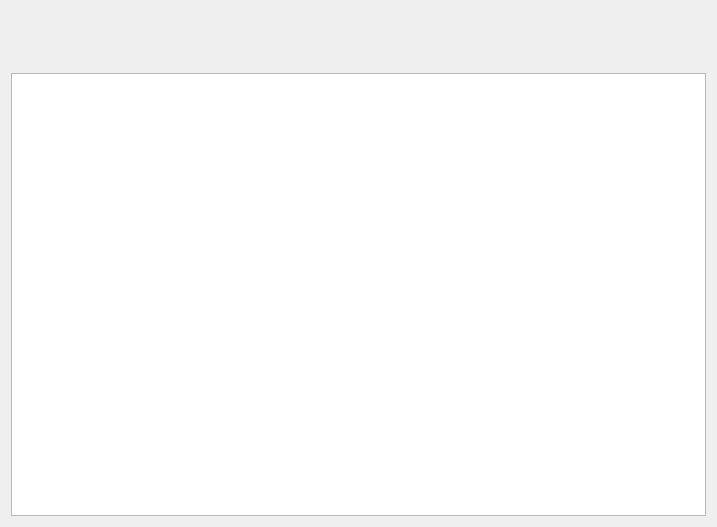
<?xml version="1.0" encoding="UTF-8"?>
<ui version="4.0">
 <class>Subnet1V4PoolDialog</class>
 <widget class="QDialog" name="Subnet1V4PoolDialog">
  <property name="geometry">
   <rect>
    <x>0</x>
    <y>0</y>
    <width>717</width>
    <height>527</height>
   </rect>
  </property>
  <property name="minimumSize">
   <size>
    <width>700</width>
    <height>500</height>
   </size>
  </property>
  <property name="font">
   <font>
    <family>Tahoma</family>
    <pointsize>10</pointsize>
   </font>
  </property>
  <property name="windowTitle">
   <string>IPv4 Subnet Pool 1</string>
  </property>
  <property name="windowIcon">
   <iconset resource="../../../../../image.qrc">
    <normaloff>:/Image/network.png</normaloff>:/Image/network.png</iconset>
  </property>
  <layout class="QVBoxLayout" name="verticalLayout_2">
   <item>
    <layout class="QHBoxLayout" name="horizontalLayout_3">
     <item>
      <widget class="QLabel" name="pix">
       <property name="minimumSize">
        <size>
         <width>48</width>
         <height>48</height>
        </size>
       </property>
       <property name="maximumSize">
        <size>
         <width>48</width>
         <height>48</height>
        </size>
       </property>
       <property name="font">
        <font>
         <family>Tahoma</family>
         <pointsize>10</pointsize>
        </font>
       </property>
       <property name="text">
        <string/>
       </property>
       <property name="pixmap">
        <pixmap resource="../../../../../image.qrc">:/Image/subnet.png</pixmap>
       </property>
       <property name="scaledContents">
        <bool>true</bool>
       </property>
      </widget>
     </item>
     <item>
      <layout class="QVBoxLayout" name="verticalLayout">
       <item>
        <layout class="QHBoxLayout" name="horizontalLayout_2">
         <item>
          <widget class="QLabel" name="netLbl">
           <property name="sizePolicy">
            <sizepolicy hsizetype="Expanding" vsizetype="Preferred">
             <horstretch>0</horstretch>
             <verstretch>0</verstretch>
            </sizepolicy>
           </property>
           <property name="minimumSize">
            <size>
             <width>400</width>
             <height>25</height>
            </size>
           </property>
           <property name="maximumSize">
            <size>
             <width>8000</width>
             <height>25</height>
            </size>
           </property>
           <property name="font">
            <font>
             <family>Tahoma</family>
             <pointsize>10</pointsize>
             <weight>75</weight>
             <bold>true</bold>
            </font>
           </property>
           <property name="autoFillBackground">
            <bool>false</bool>
           </property>
           <property name="styleSheet">
            <string notr="true">color: rgb(85, 0, 127);</string>
           </property>
           <property name="text">
            <string/>
           </property>
           <property name="alignment">
            <set>Qt::AlignCenter</set>
           </property>
           <property name="wordWrap">
            <bool>true</bool>
           </property>
          </widget>
         </item>
        </layout>
       </item>
       <item>
        <layout class="QHBoxLayout" name="horizontalLayout">
         <item>
          <widget class="QLabel" name="descLbl">
           <property name="sizePolicy">
            <sizepolicy hsizetype="Expanding" vsizetype="Preferred">
             <horstretch>0</horstretch>
             <verstretch>0</verstretch>
            </sizepolicy>
           </property>
           <property name="minimumSize">
            <size>
             <width>500</width>
             <height>25</height>
            </size>
           </property>
           <property name="maximumSize">
            <size>
             <width>8000</width>
             <height>25</height>
            </size>
           </property>
           <property name="font">
            <font>
             <family>Tahoma</family>
             <pointsize>10</pointsize>
             <weight>75</weight>
             <bold>true</bold>
            </font>
           </property>
           <property name="autoFillBackground">
            <bool>false</bool>
           </property>
           <property name="styleSheet">
            <string notr="true">color: rgb(0, 0, 127);</string>
           </property>
           <property name="text">
            <string/>
           </property>
           <property name="alignment">
            <set>Qt::AlignCenter</set>
           </property>
           <property name="wordWrap">
            <bool>true</bool>
           </property>
          </widget>
         </item>
        </layout>
       </item>
      </layout>
     </item>
    </layout>
   </item>
   <item>
    <widget class="QTableView" name="ipTV">
     <property name="font">
      <font>
       <family>Tahoma</family>
       <pointsize>11</pointsize>
      </font>
     </property>
     <property name="alternatingRowColors">
      <bool>true</bool>
     </property>
     <property name="selectionMode">
      <enum>QAbstractItemView::SingleSelection</enum>
     </property>
     <property name="selectionBehavior">
      <enum>QAbstractItemView::SelectRows</enum>
     </property>
    </widget>
   </item>
  </layout>
  <action name="actionNetwork_Assignment">
   <property name="icon">
    <iconset resource="../../../../../image.qrc">
     <normaloff>:/Image/connection.png</normaloff>:/Image/connection.png</iconset>
   </property>
   <property name="text">
    <string>Assign Network</string>
   </property>
   <property name="toolTip">
    <string>network Assignment</string>
   </property>
  </action>
  <action name="actionNetwork_Release">
   <property name="icon">
    <iconset resource="../../../../../image.qrc">
     <normaloff>:/Image/disconnection.png</normaloff>:/Image/disconnection.png</iconset>
   </property>
   <property name="text">
    <string>Release Network</string>
   </property>
   <property name="toolTip">
    <string>Network Release</string>
   </property>
  </action>
  <action name="actionSplitNetwork">
   <property name="icon">
    <iconset resource="../../../../../image.qrc">
     <normaloff>:/Image/split.png</normaloff>:/Image/split.png</iconset>
   </property>
   <property name="text">
    <string>Split Network</string>
   </property>
   <property name="toolTip">
    <string>Split Network</string>
   </property>
  </action>
  <action name="actionMergenets">
   <property name="icon">
    <iconset resource="../../../../../image.qrc">
     <normaloff>:/Image/merge.png</normaloff>:/Image/merge.png</iconset>
   </property>
   <property name="text">
    <string>Merge Networks</string>
   </property>
   <property name="toolTip">
    <string>Merge Networks</string>
   </property>
  </action>
  <action name="actionView_Ip_Pool">
   <property name="icon">
    <iconset resource="../../../../../image.qrc">
     <normaloff>:/Image/ip.png</normaloff>:/Image/ip.png</iconset>
   </property>
   <property name="text">
    <string>View Ip Pool</string>
   </property>
  </action>
  <action name="actionExport_PDF">
   <property name="icon">
    <iconset resource="../../../../../image.qrc">
     <normaloff>:/Image/pdf.png</normaloff>:/Image/pdf.png</iconset>
   </property>
   <property name="text">
    <string>Export PDF</string>
   </property>
  </action>
  <action name="actionRefresh">
   <property name="icon">
    <iconset resource="../../../../../image.qrc">
     <normaloff>:/Image/refresh.png</normaloff>:/Image/refresh.png</iconset>
   </property>
   <property name="text">
    <string>Refresh</string>
   </property>
   <property name="toolTip">
    <string>Refresh</string>
   </property>
  </action>
  <action name="actionView_Subnet_Pool">
   <property name="icon">
    <iconset resource="../../../../../image.qrc">
     <normaloff>:/Image/subnet.png</normaloff>:/Image/subnet.png</iconset>
   </property>
   <property name="text">
    <string>View Subnet Pool</string>
   </property>
   <property name="toolTip">
    <string>View Subnet Pool</string>
   </property>
  </action>
 </widget>
 <tabstops>
  <tabstop>ipTV</tabstop>
 </tabstops>
 <resources>
  <include location="../../../../../image.qrc"/>
 </resources>
 <connections/>
</ui>
